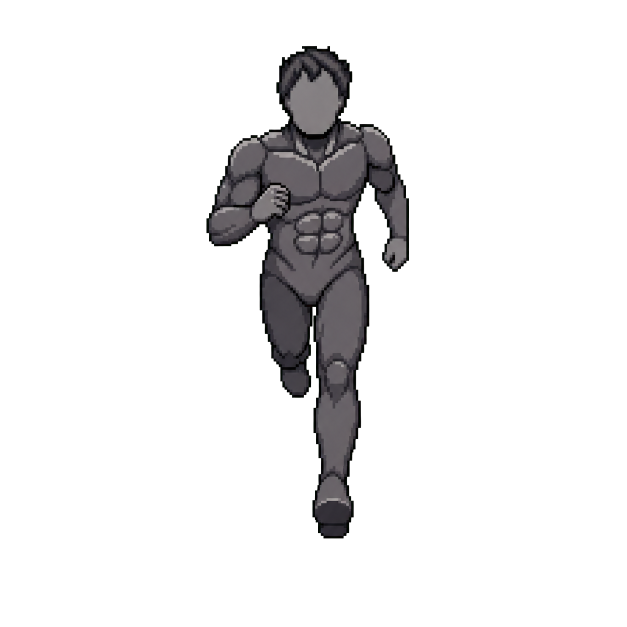
#> input picture tmp/imagegen/run_forward_v8_phase_01_alpha.png, 1254 x 1254 px, given in place of front.png, which was not available (shown at 1/2 size)
$ python build_run_forward_v8.py
#> lines starting #> are read from the running program, lines starting #| are printed output that depends on the picture
from pathlib import Path

from PIL import Image


SOURCE_PATTERN = "tmp/imagegen/run_forward_v8_phase_{index:02d}_alpha.png"
PALETTE_SOURCE = Path("assets/sprites/characters/base/front.png")
OUTPUT_DIR = Path("assets/sprites/characters/base/frames/front/run_v8")
FRAME_SIZE = 128

# All four generations use the same 1254x1254 canvas. Keeping one fixed crop
# preserves the authored compression and flight height instead of normalizing
# every silhouette to the same total height.
SOURCE_CROP = (340, 60, 914, 1120)
TARGET_CROP_SIZE = (63, 116)
TARGET_POSITION = ((FRAME_SIZE - TARGET_CROP_SIZE[0]) // 2, 4)


def match_project_palette(image: Image.Image, palette_source: Image.Image) -> Image.Image:
    palette = sorted({pixel[:3] for pixel in palette_source.get_flattened_data() if pixel[3] >= 192})
    cache: dict[tuple[int, int, int], tuple[int, int, int]] = {}
    output = []
    for red, green, blue, alpha in image.get_flattened_data():
        if alpha < 24:
            output.append((0, 0, 0, 0))
            continue
        color = (red, green, blue)
        if color not in cache:
            cache[color] = min(
                palette,
                key=lambda candidate: sum((candidate[channel] - color[channel]) ** 2 for channel in range(3)),
            )
        output.append((*cache[color], 255 if alpha >= 224 else alpha))
    result = Image.new("RGBA", image.size)
    result.putdata(output)
    return result


def prepare_phase(index: int, palette_source: Image.Image) -> Image.Image:
    source = Image.open(SOURCE_PATTERN.format(index=index)).convert("RGBA")
    sprite = source.crop(SOURCE_CROP).resize(TARGET_CROP_SIZE, Image.Resampling.NEAREST)
    sprite = match_project_palette(sprite, palette_source)
    frame = Image.new("RGBA", (FRAME_SIZE, FRAME_SIZE), (0, 0, 0, 0))
    frame.alpha_composite(sprite, TARGET_POSITION)
    return frame


def main() -> None:
    palette_source = Image.open(PALETTE_SOURCE).convert("RGBA")
#> palette_source is the input picture: PIL image 1254x1254 RGBA; mean R, G, B, A 8.7, 8.3, 8.8, 28.5
    first_half = [prepare_phase(index, palette_source) for index in range(1, 5)]
#> in prepare_phase, `sprite = source.crop(SOURCE_CROP).resize(TARGET_CROP_SIZE, Image.Resam..`:
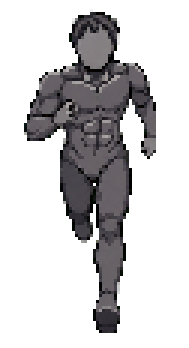
#> sprite: PIL image 63x116 RGBA (shown 3 times larger); mean R, G, B, A 22.5, 21.4, 22.6, 73.2; transparent parts drawn white
    second_half = [frame.transpose(Image.Transpose.FLIP_LEFT_RIGHT) for frame in first_half]
    frames = first_half + second_half

    OUTPUT_DIR.mkdir(parents=True, exist_ok=True)
    for index, frame in enumerate(frames, start=1):
        frame.save(OUTPUT_DIR / f"run_{index:02d}.png", optimize=True)

    strip = Image.new("RGBA", (FRAME_SIZE * 8, FRAME_SIZE), (0, 0, 0, 0))
    grid = Image.new("RGBA", (FRAME_SIZE * 4, FRAME_SIZE * 2), (0, 0, 0, 0))
    for index, frame in enumerate(frames):
        strip.alpha_composite(frame, (index * FRAME_SIZE, 0))
        grid.alpha_composite(frame, ((index % 4) * FRAME_SIZE, (index // 4) * FRAME_SIZE))
    strip.save(OUTPUT_DIR / "run_forward_v8_strip_8x1.png", optimize=True)
    grid.save(OUTPUT_DIR / "run_forward_v8_grid_4x2.png", optimize=True)

    preview = [frame.resize((512, 512), Image.Resampling.NEAREST) for frame in frames]
    preview[0].save(
        OUTPUT_DIR / "run_forward_v8_preview.gif",
        save_all=True,
        append_images=preview[1:],
        duration=90,
        loop=0,
        disposal=2,
    )


if __name__ == "__main__":
#> (the run stopped early here; a loop or call above may not have finished)

$ run again, on tmp/imagegen/back_run_v1_source_alpha.png
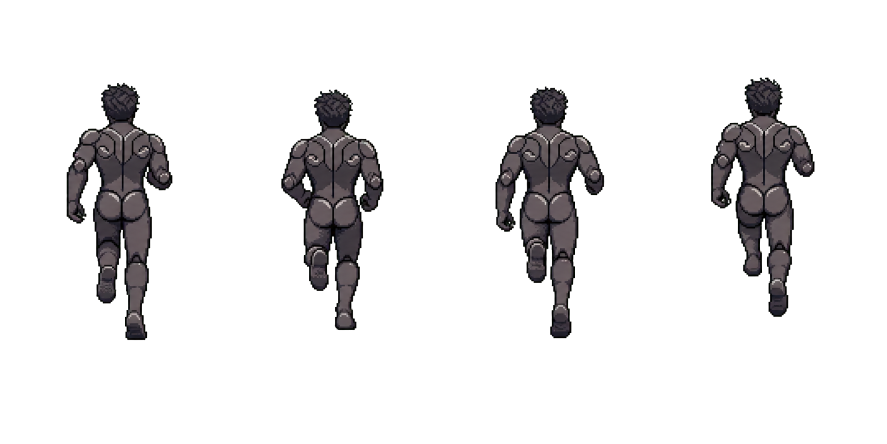
#> input picture tmp/imagegen/back_run_v1_source_alpha.png, 1774 x 887 px, given in place of front.png, which was not available (shown at 1/2 size)
#> in main, palette_source is the input picture: PIL image 1774x887 RGBA; mean R, G, B, A 8.4, 7.6, 8.2, 32.1
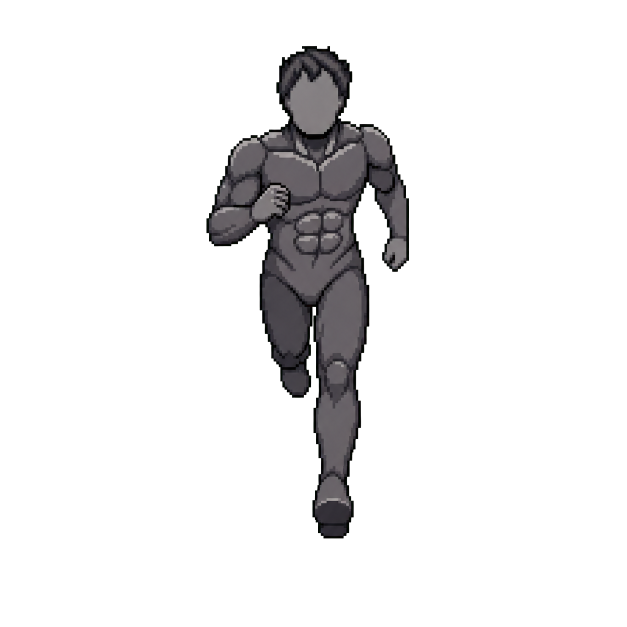
#> input picture tmp/imagegen/run_forward_v8_phase_01_alpha.png, 1254 x 1254 px, found by its file name (shown at 1/2 size)
#> in prepare_phase, source is the input picture: PIL image 1254x1254 RGBA; mean R, G, B, A 8.7, 8.3, 8.8, 28.5
